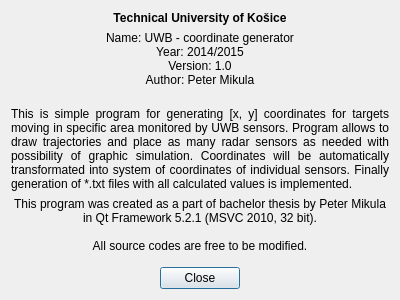
<?xml version="1.0" encoding="UTF-8"?>
<ui version="4.0">
 <class>aboutDialog</class>
 <widget class="QDialog" name="aboutDialog">
  <property name="geometry">
   <rect>
    <x>0</x>
    <y>0</y>
    <width>400</width>
    <height>300</height>
   </rect>
  </property>
  <property name="windowTitle">
   <string>About</string>
  </property>
  <layout class="QVBoxLayout" name="verticalLayout">
   <item>
    <widget class="QLabel" name="label">
     <property name="text">
      <string>&lt;b&gt;Technical University of Košice&lt;/b&gt;</string>
     </property>
     <property name="textFormat">
      <enum>Qt::AutoText</enum>
     </property>
     <property name="alignment">
      <set>Qt::AlignCenter</set>
     </property>
    </widget>
   </item>
   <item>
    <widget class="QLabel" name="label_3">
     <property name="text">
      <string>Name: UWB - coordinate generator
Year: 2014/2015
Version: 1.0
Author: Peter Mikula
</string>
     </property>
     <property name="alignment">
      <set>Qt::AlignCenter</set>
     </property>
    </widget>
   </item>
   <item>
    <widget class="QLabel" name="label_2">
     <property name="text">
      <string>This is simple program for generating [x, y] coordinates for targets moving in specific area monitored by UWB sensors. Program allows to draw trajectories and place as many radar sensors as needed with possibility of graphic simulation. Coordinates will be automatically transformated into system of coordinates of individual sensors. Finally generation of *.txt files with all calculated values is implemented.</string>
     </property>
     <property name="textFormat">
      <enum>Qt::AutoText</enum>
     </property>
     <property name="alignment">
      <set>Qt::AlignJustify|Qt::AlignVCenter</set>
     </property>
     <property name="wordWrap">
      <bool>true</bool>
     </property>
    </widget>
   </item>
   <item>
    <widget class="QLabel" name="label_4">
     <property name="text">
      <string>This program was created as a part of bachelor thesis by Peter Mikula in Qt Framework 5.2.1 (MSVC 2010, 32 bit).

All source codes are free to be modified.</string>
     </property>
     <property name="alignment">
      <set>Qt::AlignCenter</set>
     </property>
     <property name="wordWrap">
      <bool>true</bool>
     </property>
    </widget>
   </item>
   <item>
    <spacer name="verticalSpacer">
     <property name="orientation">
      <enum>Qt::Vertical</enum>
     </property>
     <property name="sizeHint" stdset="0">
      <size>
       <width>20</width>
       <height>40</height>
      </size>
     </property>
    </spacer>
   </item>
   <item alignment="Qt::AlignHCenter">
    <widget class="QPushButton" name="close">
     <property name="sizePolicy">
      <sizepolicy hsizetype="Fixed" vsizetype="Fixed">
       <horstretch>0</horstretch>
       <verstretch>0</verstretch>
      </sizepolicy>
     </property>
     <property name="maximumSize">
      <size>
       <width>100</width>
       <height>16777215</height>
      </size>
     </property>
     <property name="cursor">
      <cursorShape>PointingHandCursor</cursorShape>
     </property>
     <property name="mouseTracking">
      <bool>false</bool>
     </property>
     <property name="layoutDirection">
      <enum>Qt::LeftToRight</enum>
     </property>
     <property name="text">
      <string>Close</string>
     </property>
    </widget>
   </item>
  </layout>
 </widget>
 <resources/>
 <connections/>
</ui>
